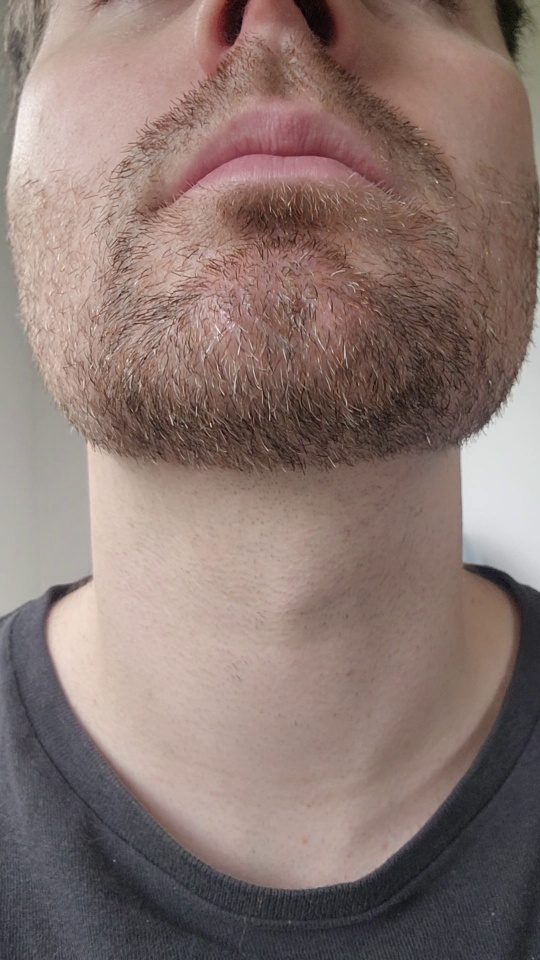
#> input picture Sight/yolo/yolov11-cpu/dataset/images/test/frame_00001.jpg, 540 x 960 px, given in place of face-IN.mp4, which was not available
$ python of4.py
#> lines starting #> are read from the running program, lines starting #| are printed output that depends on the picture; pictures that were not available may be replaced by others from this repository, and a replacement may not be noted
import cv2
import numpy as np

# =========================
# Config / Input
# =========================
input_path = r"C:\Workspace\ProgProj\S-Sense-Project\Sight\optical-flow\data\tests-jg2\face-IN.mp4"
cap = cv2.VideoCapture(input_path)

# Choose rotation so video is vertical on screen:
#   cv2.ROTATE_90_CLOCKWISE or cv2.ROTATE_90_COUNTERCLOCKWISE or cv2.ROTATE_180
ROTATE_FLAG = cv2.ROTATE_90_CLOCKWISE  # change if upside-down

# Swallow counter / timing
swallow_count = 0
swallow_detected = False
frames_since_last = 999  # frames since last swallow

# FPS / delays
fps = cap.get(cv2.CAP_PROP_FPS)
delay = int(1000 / fps) if fps and fps > 0 else 30
min_swallow_gap = int((fps if fps and fps > 0 else 30) * 1.5)  # require ~1.5 sec between swallows

# Line placement
line_y = None
line_x = None
line_length = 200  # pixels wide, adjust to suit

# Default scaling factor (50%)
DISPLAY_SCALE = 0.5

def rotate_if_needed(frame):
    if ROTATE_FLAG is not None:
        return cv2.rotate(frame, ROTATE_FLAG)
    return frame

def resize_for_display(frame, scale=DISPLAY_SCALE):
    """Resize frame to a smaller display size while keeping aspect ratio."""
    h, w = frame.shape[:2]
    return cv2.resize(frame, (int(w * scale), int(h * scale)))

def set_line(event, x, y, flags, param):
    global line_y, line_x
    if event == cv2.EVENT_LBUTTONDOWN:
        # scale back click coords to full-size frame
        line_y, line_x = int(y / DISPLAY_SCALE), int(x / DISPLAY_SCALE)
        print(f"Line set at (x={line_x}, y={line_y})")

# =========================
# Read & prepare first frame
# =========================
ret, first_frame = cap.read()
#> first_frame is the input picture: shape (960, 540, 3); mean B, G, R 112.9, 118.5, 138
if not ret or first_frame is None:
    print("Error: Cannot read video")
    if cap:
        cap.release()
    raise SystemExit(1)

# Rotate first frame so UI matches processing orientation
first_frame = rotate_if_needed(first_frame)
#> in rotate_if_needed, `return cv2.rotate(frame, ROTATE_FLAG)`:
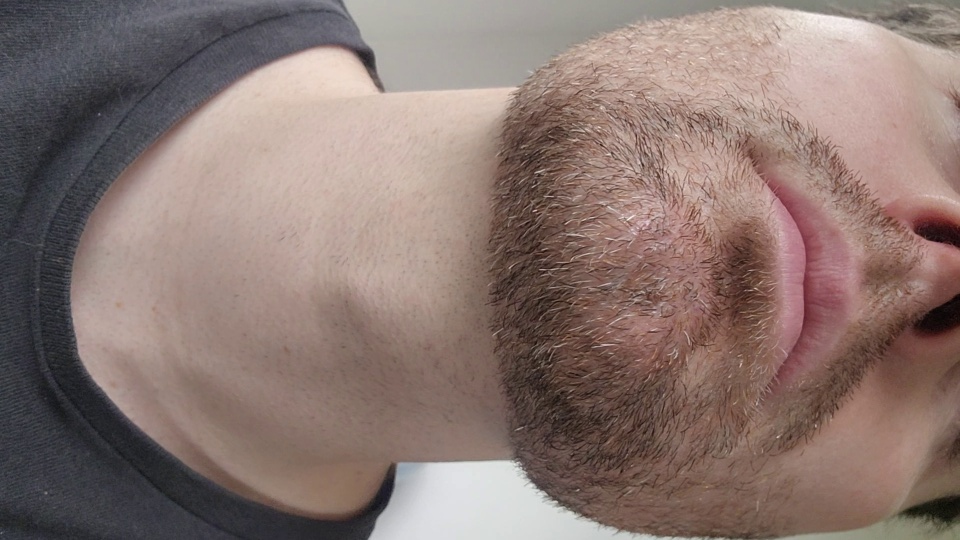
#> returned value: shape (540, 960, 3); mean of channels 0, 1, 2 112.9, 118.5, 138; drawn as B, G, R
prev_gray = cv2.cvtColor(first_frame, cv2.COLOR_BGR2GRAY)
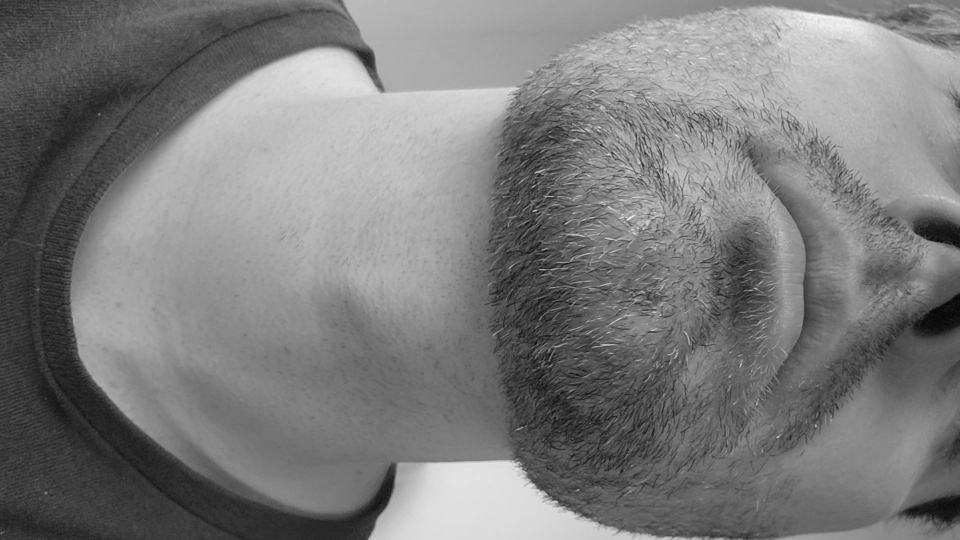
#> prev_gray: shape (540, 960); min 3, max 246, mean 123.7

# =========================
# Ask user to click the line
# =========================
clone = first_frame.copy()
cv2.namedWindow("Set Line (click once)", cv2.WINDOW_NORMAL)  # resizable
cv2.setMouseCallback("Set Line (click once)", set_line)

while True:
    disp = resize_for_display(clone)
    cv2.putText(disp, "Click to set line across neck (ESC to cancel)", (30, 30),
                cv2.FONT_HERSHEY_SIMPLEX, 0.7, (0, 0, 255), 2)
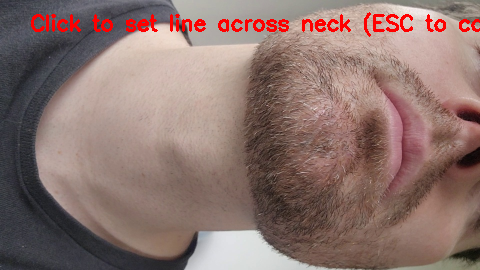
#> disp: shape (270, 480, 3); mean B, G, R 110, 115.6, 140.2
    cv2.imshow("Set Line (click once)", disp)
    k = cv2.waitKey(20) & 0xFF
#> (key q is pressed here)
    if line_y is not None:
        break
    if k == 27:  # ESC
        print("Canceled by user before setting line.")
        cv2.destroyAllWindows()
        cap.release()
        raise SystemExit(0)
#> (the program exits here)
